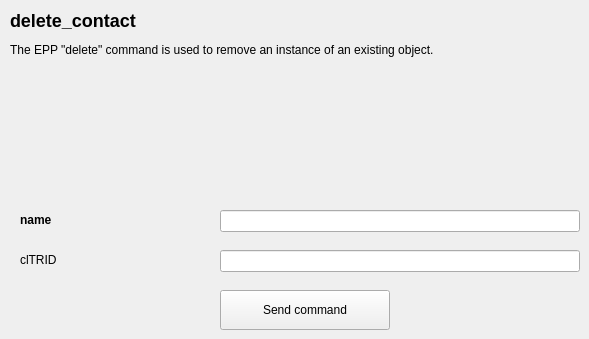
       <widget class="QWidget" name="tab" >
        <attribute name="title" >
         <string>command</string>
        </attribute>
        <widget class="QLabel" name="textLabel51" >
         <property name="geometry" >
          <rect>
           <x>10</x>
           <y>10</y>
           <width>570</width>
           <height>100</height>
          </rect>
         </property>
         <property name="text" >
          <string>&lt;h2>delete_contact&lt;/h2>
The EPP "delete" command is used to remove an instance of an existing object.</string>
         </property>
         <property name="alignment" >
          <set>Qt::AlignLeading|Qt::AlignLeft|Qt::AlignTop</set>
         </property>
         <property name="wordWrap" >
          <bool>true</bool>
         </property>
        </widget>
        <widget class="QLabel" name="textLabel52" >
         <property name="geometry" >
          <rect>
           <x>20</x>
           <y>210</y>
           <width>190</width>
           <height>20</height>
          </rect>
         </property>
         <property name="text" >
          <string>&lt;b>name&lt;/b></string>
         </property>
         <property name="wordWrap" >
          <bool>false</bool>
         </property>
        </widget>
        <widget class="QLineEdit" name="delete_contact_name" >
         <property name="geometry" >
          <rect>
           <x>220</x>
           <y>210</y>
           <width>360</width>
           <height>22</height>
          </rect>
         </property>
        </widget>
        <widget class="QLineEdit" name="delete_contact_cltrid" >
         <property name="geometry" >
          <rect>
           <x>220</x>
           <y>250</y>
           <width>360</width>
           <height>22</height>
          </rect>
         </property>
        </widget>
        <widget class="QLabel" name="textLabel53" >
         <property name="geometry" >
          <rect>
           <x>20</x>
           <y>250</y>
           <width>190</width>
           <height>20</height>
          </rect>
         </property>
         <property name="text" >
          <string>clTRID</string>
         </property>
         <property name="wordWrap" >
          <bool>false</bool>
         </property>
        </widget>
        <widget class="QPushButton" name="send_delete_contact" >
         <property name="geometry" >
          <rect>
           <x>220</x>
           <y>290</y>
           <width>170</width>
           <height>40</height>
          </rect>
         </property>
         <property name="text" >
          <string>Send command</string>
         </property>
        </widget>
       </widget>
